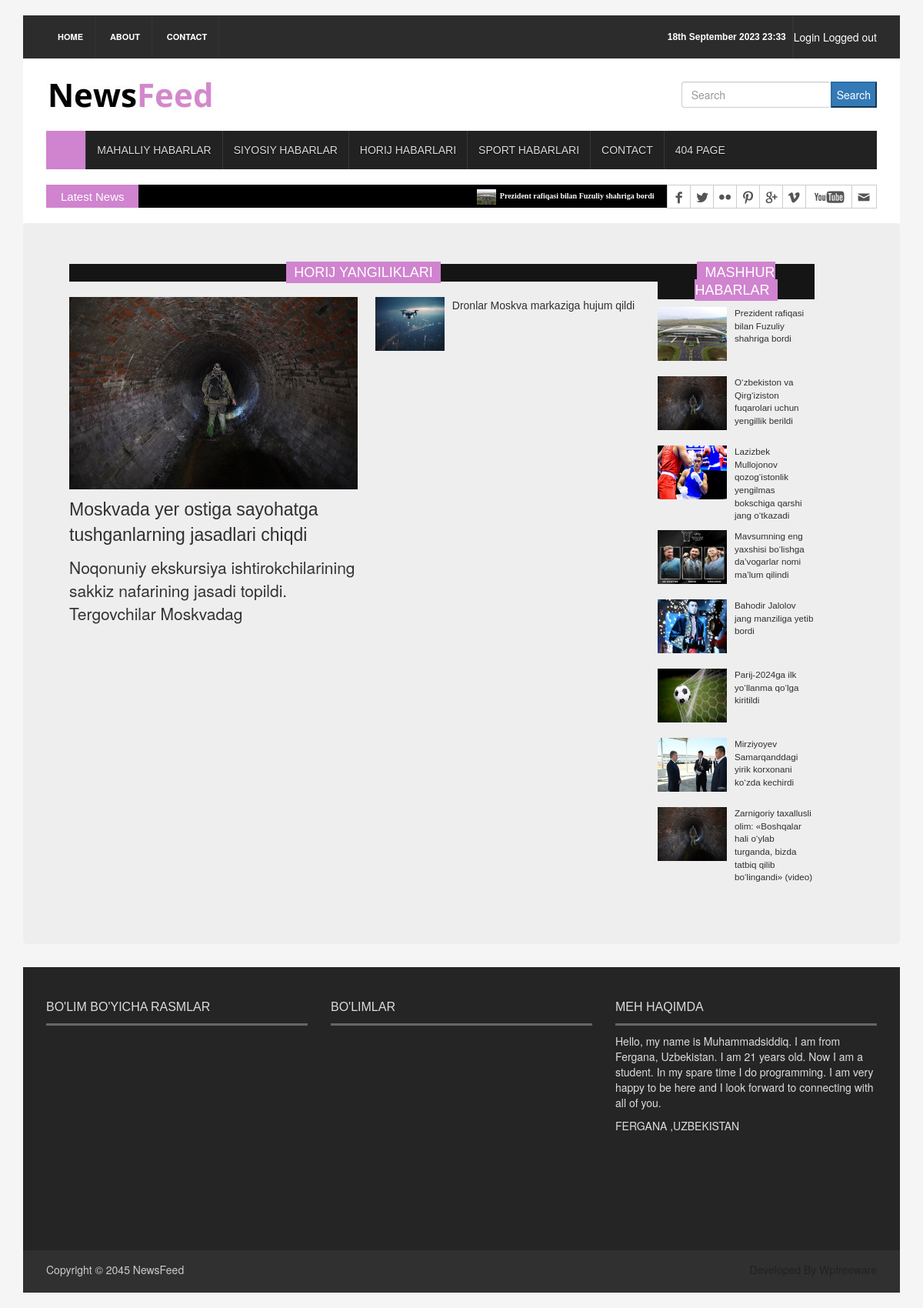
The app's page /horij_news/, older data.
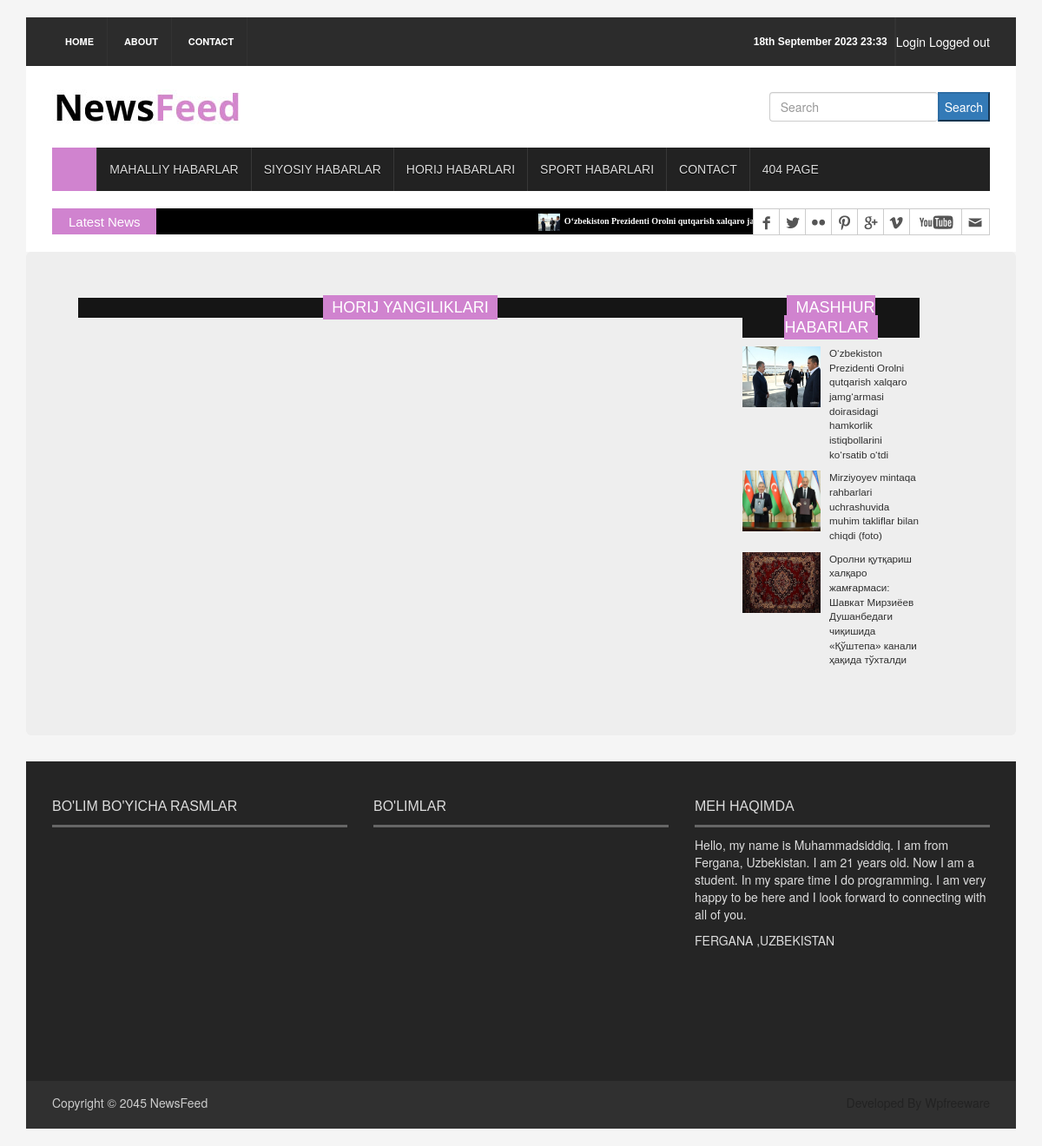
The same page, newer data.
### news_app/models.py (models this page shows, shortened)
class News(models.Model):
    class Status(models.TextChoices):
        Draft = 'DF', 'Draft'
        Published = 'PB', 'Published'
    title = models.CharField(max_length=250)
    slug = models.CharField(max_length=250)
    body = models.TextField()
    image = models.ImageField(upload_to='images/')
    category = models.ForeignKey(
        Category,
        on_delete=models.CASCADE
    )
    publish_time = models.DateTimeField(default=timezone.now)
    create_time = models.DateTimeField(auto_now_add=True)
    upload_time = models.DateTimeField(auto_now=True)
    status = models.CharField(
        max_length=2,
        choices=Status.choices,
        default=Status.Draft
    )
    views=models.IntegerField(default=0)
    objects = models.Manager()
    published = PublishedManager()
    class Meta:
        ordering = ['-publish_time']

### news_app/views.py (the view)
# urls.py: path('horij_news/', HorijNewsView.as_view(), name='horij_news'),
class HorijNewsView(ListView):
    model = News
    template_name = 'horij_news.html'
    context_object_name = 'Horij_yangiliklar'
    def get_queryset(self):
        name=News.published.all().filter(category__name='Xorij')
        return name

### news_app/context_processor.py (called while the page is built)
def context_processor(request):
    last_news = News.published.all().order_by('-publish_time')[:8]
    news_list = News.published.all().order_by('-publish_time')[:5]
    local_news = News.published.all().filter(category__name='Mahalliy')[:18]
    sport = News.published.all().filter(category__name='Sport')[:5]
    siyosat = News.published.all().filter(category__name='Siyosat')[:5]
    xorij = News.published.all().filter(category__name='Xorij')[:5]
    context = {
        'news_list': news_list,
        'local_news': local_news,
        'sport': sport,
        'siyosat': siyosat,
        'xorij': xorij,
        'last_news': last_news
    }
    return context

### news_app/models.py (called while the page is built)
    def get_queryset(self):
        return super().get_queryset().filter(status=News.Status.Published)

### template/horij_news.html (shortened to what this page needs)
{%extends 'base.html'%}
{%load static%}
{%block content%}
  <div class=" col-lg-8 col-md-8 col-sm-8  jumbotron " style="display: flex; width: 100%;">
        <div class="left_content" style="width: 75%;">
          <div class="single_post_content">
            <h2><span>Horij yangiliklari</span></h2>
            <div class="single_post_content_left">
              <ul class="business_catgnav  wow fadeInDown">
                 {%for local in xorij%}
                  {%if forloop.first%}
                    <li>
                      <figure class="bsbig_fig"> <a href="pages/single_page.html" class="featured_img"> <img alt="" src="{{local.image.url}}"> <span class="overlay"></span> </a>
                        <figcaption> <a href="pages/single_page.html">{{local.title}}</a> </figcaption>
                        <p>{{local.body | slice:100}}</p>
                      </figure>
                    </li>
                    {%endif%}
                {%endfor%}
              </ul>
            </div>
            <div class="single_post_content_right">
              <ul class="spost_nav">
                {%for local_right in xorij %}
                  {%if forloop.counter > 1 %}
                    <li>
                      <div class="media wow fadeInDown"> <a href="pages/single_page.html" class="media-left"> <img alt="" src="{{local_right.image.url}}"> </a>
                        <div class="media-body"> <a href="pages/single_page.html" class="catg_title"> {{local_right.title | slice:50}}</a> </div>
                      </div>
                    </li>
                  {%endif%}
                {%endfor%}
              </ul>
            </div>
          </div>
        </div>
        <div class="single_sidebar" style="width: 20%;">
          <h2><span>Mashhur habarlar</span></h2>
          <ul class="spost_nav">
            {%for last in last_news%}
            <li>
              <div class="media wow fadeInDown"> <a href="{%url 'list_detail' last.id%}" class="media-left"> <img alt="" src="{{last.image.url}}"> </a>
                <div class="media-body"> <a href="{%url 'list_detail' last.id%}" class="catg_title" style="font-size: smaller;"> {{last.title}}</a> </div>
              </div>
            </li>
            {%endfor%}
          </ul>
        </div>
      </div>
{%endblock content%}

### template/base.html (shortened to what the changed rows need)
{%load static%}
<!DOCTYPE html>
<html>
<head>
<link rel="stylesheet" type="text/css" href="{%static 'css/bootstrap.min.css'%}">
<link rel="stylesheet" type="text/css" href="{%static 'css/font-awesome.min.css'%}">
<link rel="stylesheet" type="text/css" href="{%static 'css/animate.css'%}">
<link rel="stylesheet" type="text/css" href="{%static 'css/font.css'%}">
<link rel="stylesheet" type="text/css" href="{%static 'css/li-scroller.css'%}">
<link rel="stylesheet" type="text/css" href="{%static 'css/slick.css'%}">
<link rel="stylesheet" type="text/css" href="{%static 'css/jquery.fancybox.css'%}">
<link rel="stylesheet" type="text/css" href="{%static 'css/theme.css'%}">
<link rel="stylesheet" type="text/css" href="{%static 'css/style.css'%}">
</head>
<body>
<div class="container">
  <section id="newsSection">
    <div class="row">
      <div class="col-lg-12 col-md-12">
        <div class="latest_newsarea"> <span>Latest News</span>
          <ul id="ticker01" class="news_sticker">
            {%for news in last_news %}
            <li><a href="#"><img src="{{news.image.url}}" alt="">{{news.title}}</a></li>
            {%endfor%}
          </ul>
        </div>
      </div>
    </div>
  </section>
{%block content%}
{%endblock content%}
  <footer id="footer">
    <div class="footer_top">
      <div class="row">
        <div class="col-lg-4 col-md-4 col-sm-4">
          <div class="footer_widget wow fadeInLeftBig">
            <h2>Bo'lim bo'yicha rasmlar</h2>
          </div>
        </div>
        <div class="col-lg-4 col-md-4 col-sm-4">
          <div class="footer_widget wow fadeInDown">
            <h2>Bo'limlar</h2>
          </div>
        </div>
        <div class="col-lg-4 col-md-4 col-sm-4">
          <div class="footer_widget wow fadeInRightBig">
            <h2>Meh haqimda</h2>
          </div>
        </div>
      </div>
    </div>
  </footer>
</div>
</body>
</html>

Row changes from the older to the newer data that the page shows:
removed News: image (picture), title "Prezident rafiqasi bilan Fuzuliy shahriga bordi"
removed News: image (picture), title "Moskvada yer ostiga sayohatga tushganlarning jasadlari chiqdi", body "Noqonuniy ekskursiya ishtirokchilarining sakkiz nafarining jasadi topildi. Tergovchilar Moskvadag", shown under "HORIJ YANGILIKLARI"
removed News: image (picture), title "Dronlar Moskva markaziga hujum qildi"
removed News: image (picture), title "O‘zbekiston va Qirg‘iziston fuqarolari uchun yengillik berildi"
removed News: image (picture), title "Lazizbek Mullojonov qozog‘istonlik yengilmas bokschiga qarshi jang o‘tkazadi", shown under "MASHHUR HABARLAR"
removed News: image (picture), title "Mavsumning eng yaxshisi bo‘lishga da’vogarlar nomi ma’lum qilindi", shown under "MASHHUR HABARLAR"
removed News: image (picture), title "Bahodir Jalolov jang manziliga yetib bordi", shown under "MASHHUR HABARLAR"
removed News: image (picture), title "Parij-2024ga ilk yo‘llanma qo‘lga kiritildi", shown under "MASHHUR HABARLAR"
removed News: image (picture), title "Mirziyoyev Samarqanddagi yirik korxonani ko‘zda kechirdi", shown under "MASHHUR HABARLAR"
removed News: image (picture), title "Zarnigoriy taxallusli olim: «Boshqalar hali o‘ylab turganda, bizda tatbiq qilib bo‘lingandi» (video)", shown under "MASHHUR HABARLAR"
added News: image (picture), title "O‘zbekiston Prezidenti Orolni qutqarish xalqaro…", title "O‘zbekiston Prezidenti Orolni qutqarish xalqaro jamg‘armasi doirasidagi hamkorlik istiqbollarini ko‘rsatib o‘tdi"
now on this page (row edited): News: image (picture), title "Mirziyoyev mintaqa rahbarlari uchrashuvida muhim takliflar bilan chiqdi (foto)", shown under "MASHHUR HABARLAR"
now on this page (row edited): News: image (picture), title "Оролни қутқариш халқаро жамғармаси: Шавкат Мирзиёев Душанбедаги чиқишида «Қўштепа» канали ҳақида тўхталди", shown under "MASHHUR HABARLAR"
